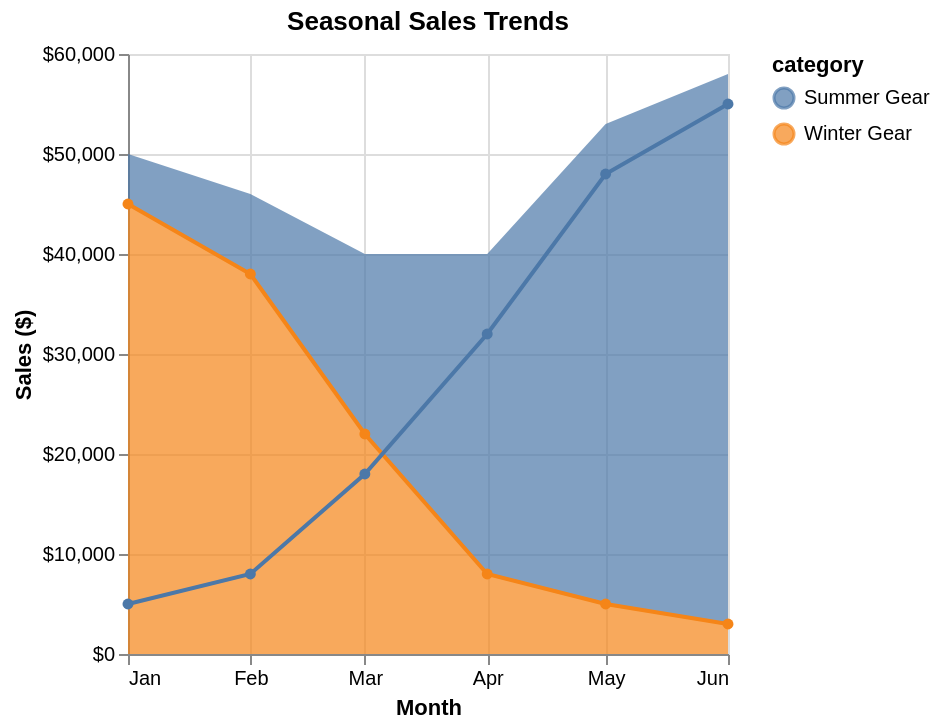

Write the Vega-Lite specification saved for this chart.
### Vega-Lite specification from a JSON file in a GitHub repository (floating-point values rounded to 4 significant figures)
{"$schema": "https://vega.github.io/schema/vega-lite/v5.json", "description": "Seasonal sales trends", "layer": [{"mark": "area", "encoding": {"x": {"field": "month", "type": "temporal", "axis": {"title": "Month", "format": "%b"}}, "y": {"field": "sales", "type": "quantitative", "axis": {"title": "Sales ($)", "format": "$,.0f"}}, "color": {"field": "category", "type": "nominal"}, "opacity": {"value": 0.7}}}, {"mark": {"type": "line", "point": true}, "encoding": {"x": {"field": "month", "type": "temporal"}, "y": {"field": "sales", "type": "quantitative"}, "color": {"field": "category", "type": "nominal"}}}], "data": {"values": [{"month": "2024-01", "category": "Winter Gear", "sales": 45000}, {"month": "2024-02", "category": "Winter Gear", "sales": 38000}, {"month": "2024-03", "category": "Winter Gear", "sales": 22000}, {"month": "2024-04", "category": "Winter Gear", "sales": 8000}, {"month": "2024-05", "category": "Winter Gear", "sales": 5000}, {"month": "2024-06", "category": "Winter Gear", "sales": 3000}, {"month": "2024-01", "category": "Summer Gear", "sales": 5000}, {"month": "2024-02", "category": "Summer Gear", "sales": 8000}, {"month": "2024-03", "category": "Summer Gear", "sales": 18000}, {"month": "2024-04", "category": "Summer Gear", "sales": 32000}, {"month": "2024-05", "category": "Summer Gear", "sales": 48000}, {"month": "2024-06", "category": "Summer Gear", "sales": 55000}]}, "title": "Seasonal Sales Trends"}
